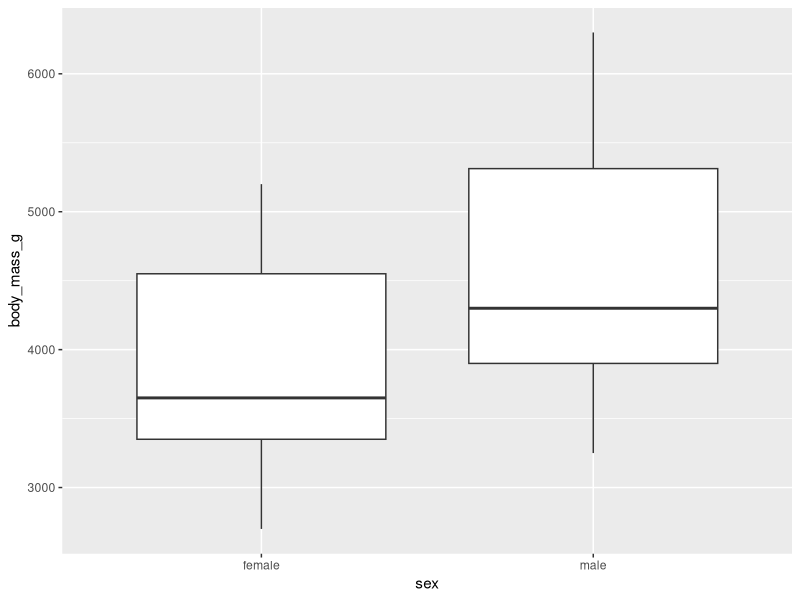

R code for this plot:
#load the tidyverse package
library(tidyverse)

#install.packages(c("palmerpenguins", "multcomp"))

#load the palmerpenguins and multcomp packages
library(palmerpenguins)
library(multcomp)

#load the penguins dataset
penguins <- palmerpenguins::penguins
# :: is a way to tell R exactly what package you want it to look in for something

#Look at the structure of penguins
str(penguins)

#Summary statistics

#look at the mean value of penguin body mass
# $ makes a column of a dataframe into a vector
mean(penguins$body_mass_g)

#tell mean function how to deal with missing data
mean(penguins$body_mass_g, na.rm = TRUE)

#Let's look at the means across groups, here thinking about sex differences
# %>% = "and then"
penguins %>%
  #group the penguins dataset by sex
  group_by(sex) %>%
  #look at the mean body mass by sex
  summarize(mean = mean(body_mass_g, na.rm = TRUE))

#t-test to compare weight between female and male penguins
#Hypothesis: Does sex have an influence on weight?
#Null hypothesis: Sex does not have an influence on weight
#Alternative hypothesis: Sex does have an influence on weight

#t-tests are for TWO groups
#~ is an operator letting R know this is a "formula" (relationship between two things)
t.test(penguins$body_mass_g ~ penguins$sex)

#Let's look at the means across groups, here thinking about sex differences
# %>% = "and then"
penguins %>%
  #group the penguins dataset by sex
  group_by(sex) %>%
  #look at the mean body mass by sex
  #and then the sample size by sex
  summarize(mean = mean(body_mass_g, na.rm = TRUE),
            N = n())

#Let's plot the body masses by sex in the penguins dataset
penguins2 <- penguins %>%
  #filter() out the missing data from the sex column
  filter(!is.na(sex)) 

#plot with the ggplot() function
ggplot(data = penguins2,
       mapping = aes(x = sex,
                     y = body_mass_g)) +
  geom_boxplot()

#One-way ANOVA
#comparing means across a set of groups
# Hypothesis: Penguins of different species have different sizes
# Null hypothesis: That species are not different sizes
# Alternative hypothesis: Species are different sizes

#oneway.test() function for a one-way ANOVA
oneway.test(body_mass_g ~ species,
            data = penguins)
